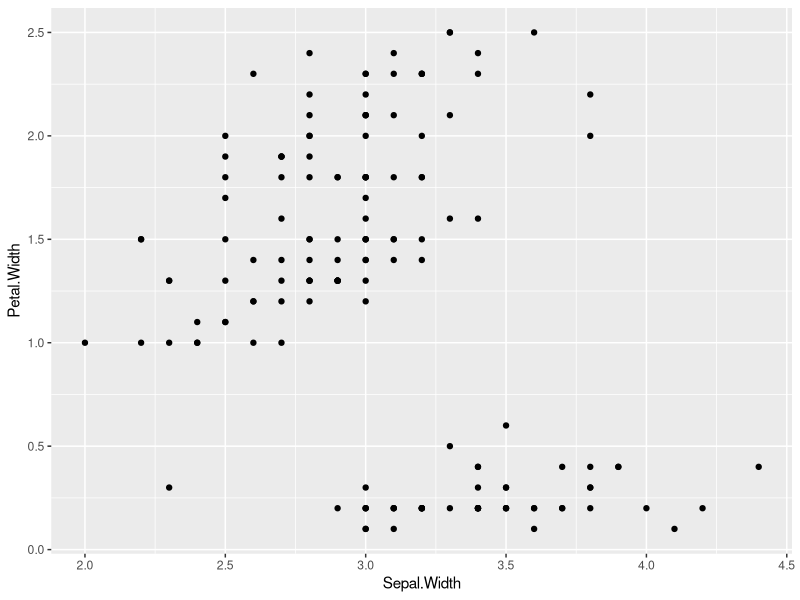
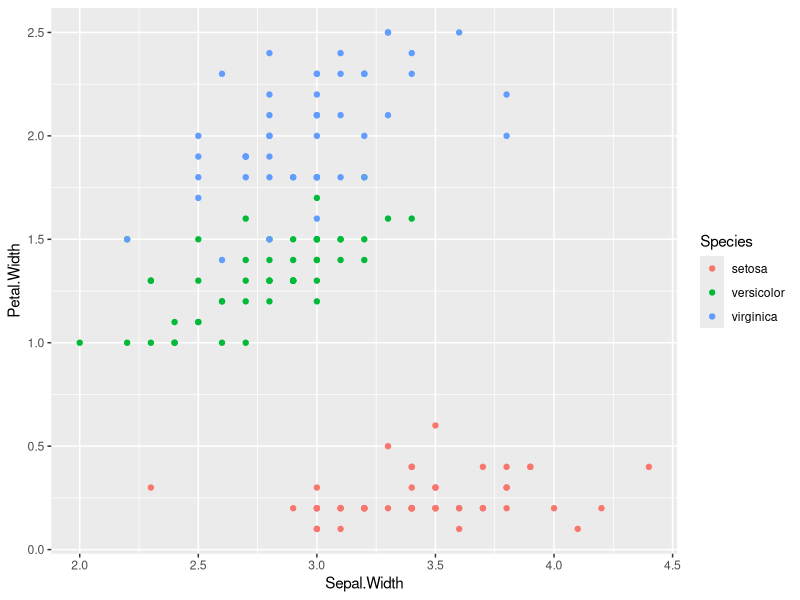
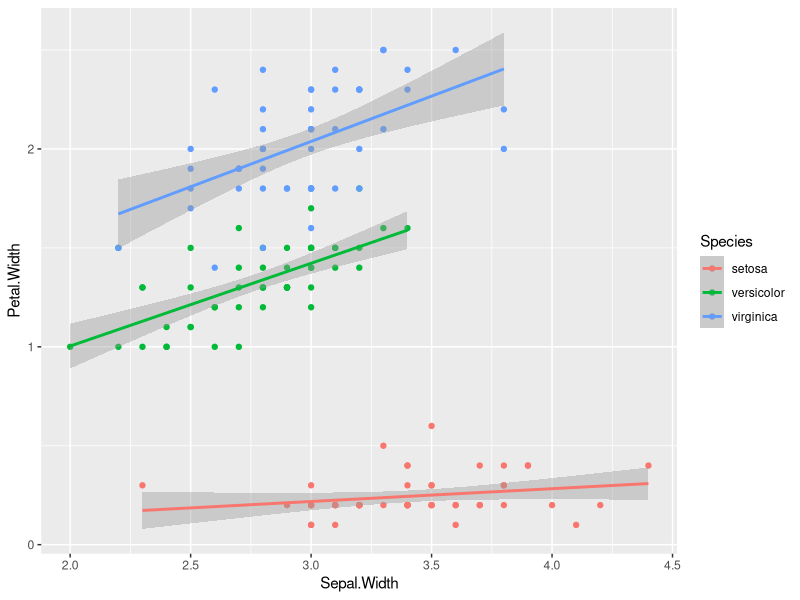
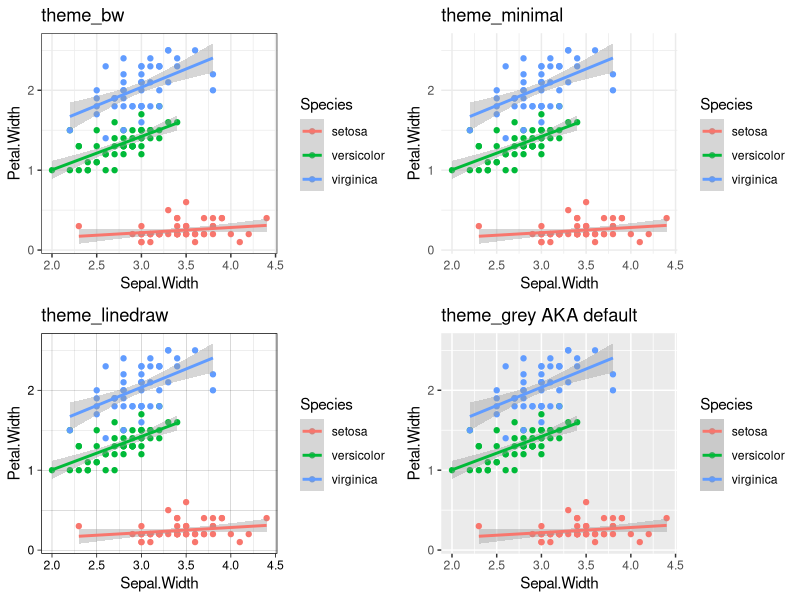
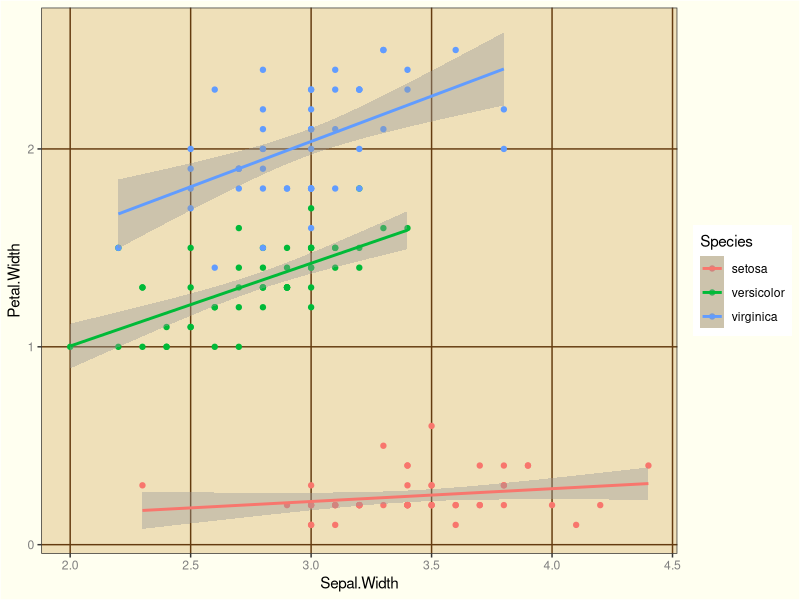
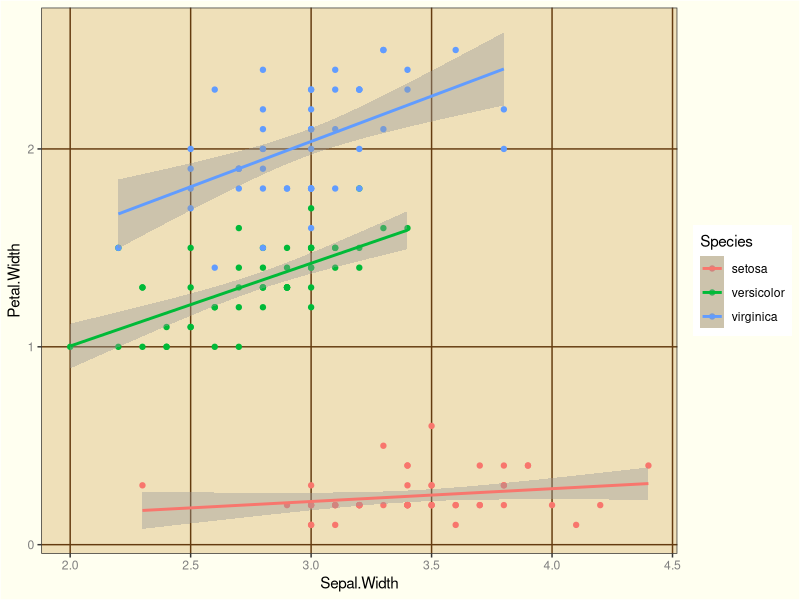

These figures' R source, in order:
## ---- chunk 1
knitr::opts_chunk$set(fig.height = 4)
library(ggplot2)
## ---- chunk 2
ggplot(iris, aes(x = Sepal.Width, y = Petal.Width)) + 
  geom_point() 
## ---- chunk 3
ggplot(iris, aes(x = Sepal.Width, y = Petal.Width)) + 
  geom_point(aes(color = Species)) 
## ---- chunk 4
ggplot(iris, aes(x = Sepal.Width, y = Petal.Width)) + 
  geom_point(aes(color = Species)) + 
  stat_smooth(method="lm", aes(color = Species))
## ---- chunk 5
library(gridExtra)
## ---- chunk 6
library(viridis)
## ---- chunk 7
# making four plots to then later display in a grid

g.bw <- ggplot(iris, aes(x = Sepal.Width, y = Petal.Width)) + 
  geom_point(aes(color = Species)) + 
  stat_smooth(method="lm", aes(color = Species)) + 
  theme_bw() + ggtitle("theme_bw")
g.minimal <- ggplot(iris, aes(x = Sepal.Width, y = Petal.Width)) + 
  geom_point(aes(color = Species)) + 
  stat_smooth(method="lm", aes(color = Species)) + 
  theme_minimal() + ggtitle("theme_minimal")
g.linedraw <- ggplot(iris, aes(x = Sepal.Width, y = Petal.Width)) + 
  geom_point(aes(color = Species)) + 
  stat_smooth(method="lm", aes(color = Species)) + 
  theme_linedraw() + ggtitle("theme_linedraw")
g.grey <- ggplot(iris, aes(x = Sepal.Width, y = Petal.Width)) + 
  geom_point(aes(color = Species)) + 
  stat_smooth(method="lm", aes(color = Species)) + 
  theme_grey() + ggtitle("theme_grey AKA default")
## ---- chunk 8
grid.arrange(g.bw, g.minimal, g.linedraw, g.grey)
## ---- chunk 9
theme_dned <- theme_bw() +
  theme(axis.text = element_text(size = rel(0.8),colour = "grey50"),
        plot.title = element_text(size = rel(1.2)),
        panel.grid.major = element_line(colour = "#643B0F"),
        panel.grid.minor = element_line(colour = NA ),
        panel.background = element_rect( fill = "#EFE0B9" ),
        plot.background = element_rect(fill = "#FFFFF0"))

ggplot(iris, aes(x = Sepal.Width, y = Petal.Width)) + 
  geom_point(aes(color = Species)) + 
  stat_smooth(method="lm", aes(color = Species)) + 
  theme_dned
## ---- chunk 10
theme_set(theme_dned)
## ---- chunk 11
ggplot(iris, aes(x = Sepal.Width, y = Petal.Width)) + 
  geom_point(aes(color = Species)) + 
  stat_smooth(method="lm", aes(color = Species))
## ---- chunk 12
library(ggthemes)
